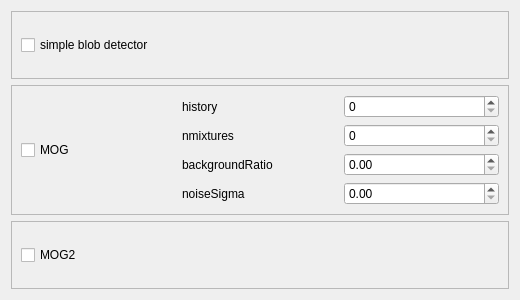
<?xml version="1.0" encoding="UTF-8"?>
<ui version="4.0">
 <class>DialogBGSubstraction</class>
 <widget class="QDialog" name="DialogBGSubstraction">
  <property name="geometry">
   <rect>
    <x>0</x>
    <y>0</y>
    <width>520</width>
    <height>300</height>
   </rect>
  </property>
  <property name="windowTitle">
   <string>Dialog</string>
  </property>
  <layout class="QGridLayout" name="gridLayout">
   <item row="0" column="0">
    <widget class="QFrame" name="frame">
     <property name="frameShape">
      <enum>QFrame::StyledPanel</enum>
     </property>
     <property name="frameShadow">
      <enum>QFrame::Raised</enum>
     </property>
     <layout class="QGridLayout" name="gridLayout_2">
      <item row="0" column="0">
       <widget class="QCheckBox" name="checkBox">
        <property name="text">
         <string>simple blob detector</string>
        </property>
       </widget>
      </item>
     </layout>
    </widget>
   </item>
   <item row="1" column="0">
    <widget class="QFrame" name="frame_2">
     <property name="frameShape">
      <enum>QFrame::StyledPanel</enum>
     </property>
     <property name="frameShadow">
      <enum>QFrame::Raised</enum>
     </property>
     <layout class="QGridLayout" name="gridLayout_3">
      <item row="3" column="1">
       <widget class="QLabel" name="label_4">
        <property name="text">
         <string>noiseSigma</string>
        </property>
       </widget>
      </item>
      <item row="1" column="1">
       <widget class="QLabel" name="label_2">
        <property name="text">
         <string>nmixtures</string>
        </property>
       </widget>
      </item>
      <item row="2" column="1">
       <widget class="QLabel" name="label_3">
        <property name="text">
         <string>backgroundRatio</string>
        </property>
       </widget>
      </item>
      <item row="0" column="0" rowspan="4">
       <widget class="QCheckBox" name="checkBox_2">
        <property name="text">
         <string>MOG</string>
        </property>
       </widget>
      </item>
      <item row="0" column="1">
       <widget class="QLabel" name="label">
        <property name="text">
         <string>history</string>
        </property>
       </widget>
      </item>
      <item row="0" column="2">
       <widget class="QSpinBox" name="spinBox"/>
      </item>
      <item row="1" column="2">
       <widget class="QSpinBox" name="spinBox_2"/>
      </item>
      <item row="2" column="2">
       <widget class="QDoubleSpinBox" name="doubleSpinBox"/>
      </item>
      <item row="3" column="2">
       <widget class="QDoubleSpinBox" name="doubleSpinBox_2"/>
      </item>
     </layout>
    </widget>
   </item>
   <item row="2" column="0">
    <widget class="QFrame" name="frame_3">
     <property name="frameShape">
      <enum>QFrame::StyledPanel</enum>
     </property>
     <property name="frameShadow">
      <enum>QFrame::Raised</enum>
     </property>
     <layout class="QGridLayout" name="gridLayout_4">
      <item row="0" column="0">
       <widget class="QCheckBox" name="checkBox_3">
        <property name="text">
         <string>MOG2</string>
        </property>
       </widget>
      </item>
     </layout>
    </widget>
   </item>
  </layout>
 </widget>
 <resources/>
 <connections/>
</ui>
